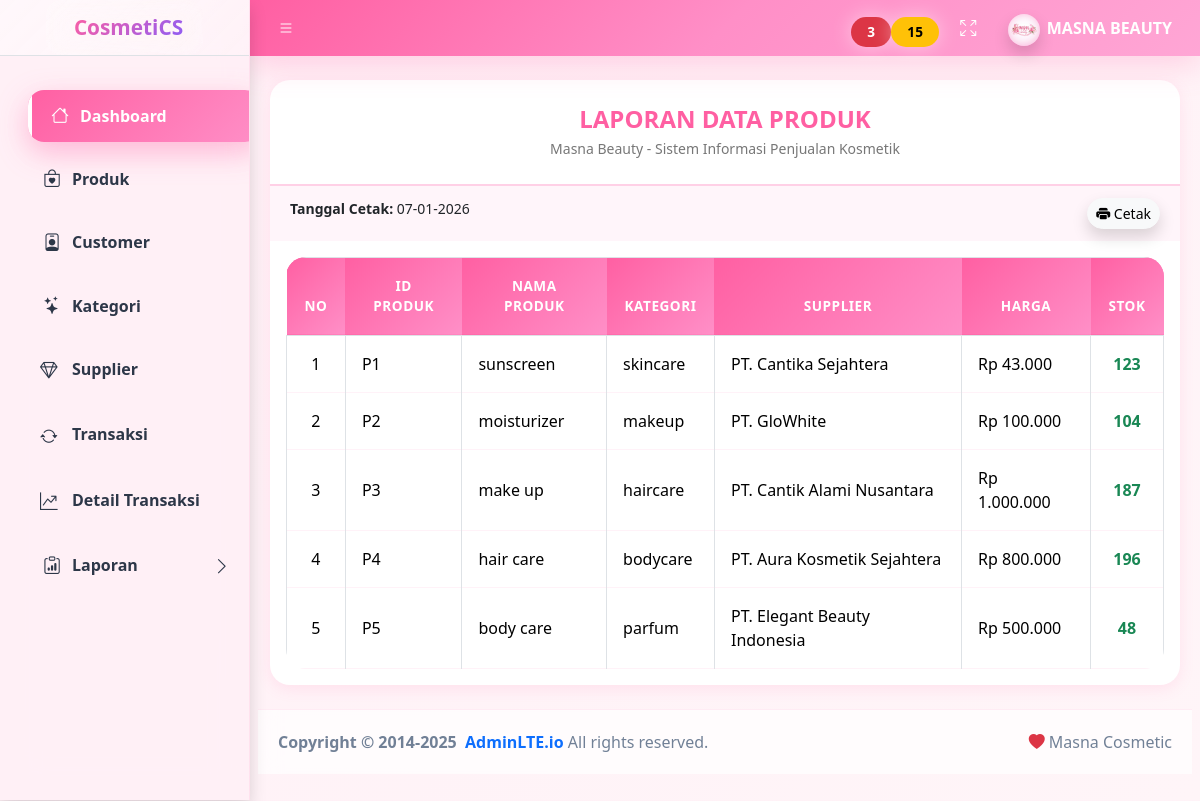
/dashboard.php?menu=lap_produk (signed in), run on the app's committed database.
### tables this page shows
CREATE TABLE `produk` (
  `id_produk` varchar(10) NOT NULL,
  `nama_produk` varchar(100) DEFAULT NULL,
  `harga` int(11) DEFAULT NULL,
  `stok` int(11) DEFAULT NULL,
  `id_kategori` varchar(10) NOT NULL,
  `id_supplier` varchar(10) NOT NULL,
  `foto` varchar(100) DEFAULT NULL
);

CREATE TABLE `kategori` (
  `id_kategori` varchar(10) NOT NULL,
  `nama_kategori` varchar(100) NOT NULL
);

CREATE TABLE `supplier` (
  `id_supplier` varchar(10) NOT NULL,
  `nama_supplier` varchar(100) NOT NULL,
  `kontak` varchar(50) NOT NULL
);

### form/laporan/lap_produk.php (the view, shortened to what this page needs)
<?php
include "koneksi.php";
$tgl = date('d-m-Y');
?>
<div class="app-content">
  <div class="container-fluid">
    <br>
<div class="row justify-content-center">
  <div class="col-md-12">
    <div class="card report-card mb-4">
      <div class="report-header">
        <h4>LAPORAN DATA PRODUK</h4>
        <p>Masna Beauty - Sistem Informasi Penjualan Kosmetik</p>
      </div>
      <div class="report-info">
        <div>
          <strong>Tanggal Cetak:</strong> <?= $tgl; ?>
        </div>
        <div>
          <a href="form/laporan/cetak_produk.php"
             target="_blank"
             class="btn btn-sm btn-light rounded-pill shadow">
            <i class="bi bi-printer-fill"></i> Cetak
          </a>
        </div>
      </div>
      <div class="card-body">
        <table class="table table-bordered table-report">
          <thead>
            <tr>
              <th>NO</th>
              <th>ID PRODUK</th>
              <th>NAMA PRODUK</th>
              <th>KATEGORI</th>
              <th>SUPPLIER</th>
              <th>HARGA</th>
              <th>STOK</th>
            </tr>
          </thead>
          <tbody>
          <?php
          $no=1;
          $sql=mysqli_query($koneksi,"
            SELECT p.*, k.nama_kategori, s.nama_supplier
            FROM produk p
            JOIN kategori k ON p.id_kategori=k.id_kategori
            JOIN supplier s ON p.id_supplier=s.id_supplier
          ");
          while($d=mysqli_fetch_array($sql)){
          ?>
            <tr>
              <td class="text-center"><?= $no++; ?></td>
              <td><?= $d['id_produk']; ?></td>
              <td><?= $d['nama_produk']; ?></td>
              <td><?= $d['nama_kategori']; ?></td>
              <td><?= $d['nama_supplier']; ?></td>
              <td>Rp <?= number_format($d['harga'],0,',','.'); ?></td>
              <td class="text-center">
                <?= $d['stok'] <= 5
                  ? '<span class="stok-habis">Habis</span>'
                  : '<span class="stok-aman">'.$d['stok'].'</span>'; ?>
              </td>
            </tr>
          <?php } ?>
          </tbody>
        </table>
      </div>
    </div>
  </div>
</div>
</div>

### dashboard.php (style rules this page uses)
:root { --pink-primary: #ff5fa2; --pink-secondary: #ff8fc7; --pink-light: #fff0f6; --pink-dark: #ff2f8a; --purple: #8b5cf6; --text-dark: #2d3748; --text-muted: #718096; --border-radius: 20px; --shadow-sm: 0 4px 15px rgba(255,95,162,.12); --shadow-md: 0 10px 30px rgba(255,95,162,.2); --shadow-lg: 0 20px 50px rgba(255,95,162,.3); --transition: all .4s cubic-bezier(.4,0,.2,1); }
body { background: linear-gradient(135deg, #fff0f6 0%, #fff5f8 100%); font-family: 'Segoe UI', system-ui, -apple-system, sans-serif; color: var(--text-dark); }
.card { border: none !important; border-radius: var(--border-radius) !important; box-shadow: var(--shadow-sm) !important; transition: var(--transition) !important; overflow: hidden; background: #fff; }
.table { border-radius: var(--border-radius); overflow: hidden; }
.table thead { background: linear-gradient(135deg, #ff5fa2 0%, #ff8fc7 100%); color: #fff; }
.table thead th { border: none; padding: 18px; font-weight: 700; text-transform: uppercase; font-size: .85rem; letter-spacing: .5px; }
.table tbody tr { transition: var(--transition); border-bottom: 1px solid rgba(255,95,162,.08); }
.table tbody td { padding: 16px; vertical-align: middle; }
.app-main, .card, .small-box { animation: fadeInUp .6s ease-out; }

### form/laporan/lap_produk.php (style rules this page uses)
:root { --pink:#ff5fa2; --pink-soft:#fff5fa; }
.report-card { border-radius:18px; border:1px solid #ffd0e6; box-shadow:0 12px 30px rgba(255,95,162,.15); background:#fff; }
.report-header { text-align:center; padding:25px 15px; border-bottom:2px solid #ffd0e6; }
.report-header h4 { margin:0; font-weight:700; color:var(--pink); }
.report-header p { margin:4px 0 0; font-size:14px; color:#777; }
.report-info { display:flex; justify-content:space-between; padding:12px 20px; font-size:14px; background:var(--pink-soft); }
.table-report thead th { background:linear-gradient(135deg,#ff5fa2,#ff8fc7); color:#fff; text-align:center; }
.table-report tbody tr:nth-child(even) { background:#fff7fb; }
.stok-aman { color:#198754;font-weight:600; }

### data on the page
produk: id_produk "P1", nama_produk "sunscreen", id_kategori.nama_kategori "skincare", id_supplier.nama_supplier "PT. Cantika Sejahtera", harga "43.000", stok "123"
produk: id_produk "P2", nama_produk "moisturizer", id_kategori.nama_kategori "makeup", id_supplier.nama_supplier "PT. GloWhite", harga "100.000", stok "104"
produk: id_produk "P3", nama_produk "make up", id_kategori.nama_kategori "haircare", id_supplier.nama_supplier "PT. Cantik Alami Nusantara", harga "1.000.000", stok "187"
produk: id_produk "P4", nama_produk "hair care", id_kategori.nama_kategori "bodycare", id_supplier.nama_supplier "PT. Aura Kosmetik Sejahtera", harga "800.000", stok "196"
produk: id_produk "P5", nama_produk "body care", id_kategori.nama_kategori "parfum", id_supplier.nama_supplier "PT. Elegant Beauty Indonesia", harga "500.000", stok "48"
